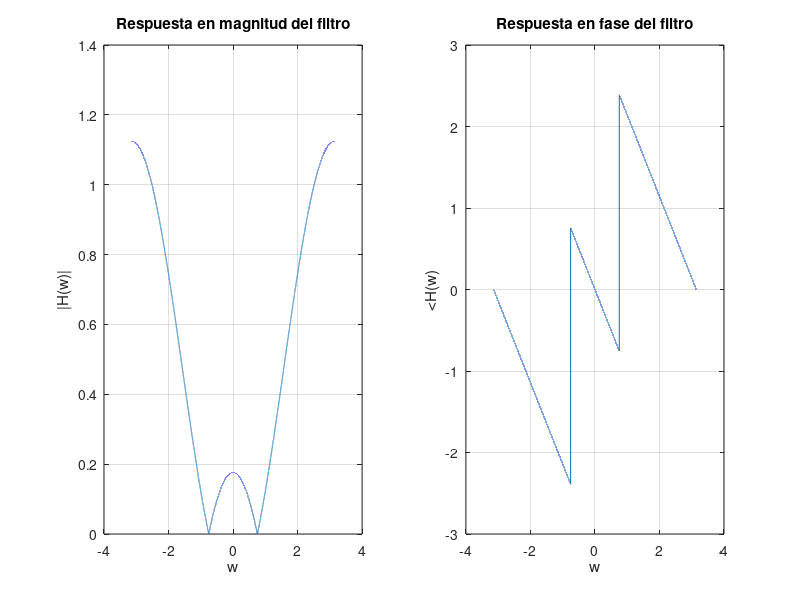
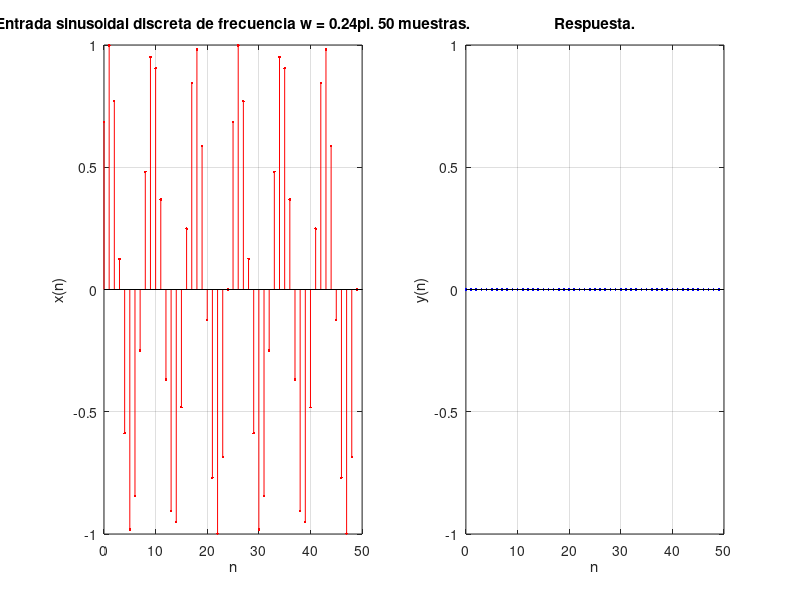
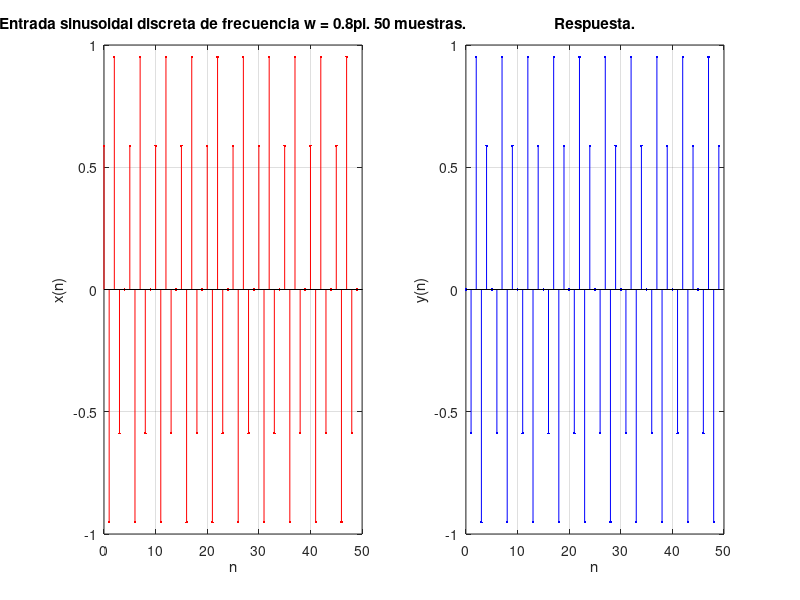

Recreate these plots in MATLAB, in order.
% Ejercicio 7
% Filtro ranura de sólo ceros (FIR).

w = -pi:0.0001:pi; % Frecuencia.

b0 = 1 ./(sqrt(2-2 .*cos(0.56*pi)).*sqrt(2-2 .*cos(1.04*pi))); % Ganancia.
w0 = 0.24*pi; % Angulo de los ceros conjugados.

% Funcion |H(w)|.
H = abs(b0).*sqrt((2-2.*cos(w-w0)).*(2-2.*cos(w+w0)));

% Funcion <H(w).
PH = atan((sin(w-w0))./(1-cos(w-w0)))+atan((sin(w+w0))./(1-cos(w+w0)));

% Salidas ante entradas.
M = 50; % Número muestras.

% Primer sinusoide.
w1 = w0; % Frecuencua de x(n).
H1 = abs(b0).*sqrt((2-2.*cos(w1-w0)).*(2-2.*cos(w1+w0))); % |H(w1)|.
%PH1 = atan((sin(w1-w0))./(1-cos(w1-w0)))+atan((sin(w1+w0))./(1-cos(w1+w0))); % <H(w1). Se indefine.
for (n = 1:1:M+1) % Formacion de las secuencias.
  x1(n) = sin(w1*n);
  y1(n) = H1*sin(w1*n);
  endfor

% Segundo sinusoide.
w2 = 0.8*pi; % Frecuencua de x(n).
H2 = abs(b0).*sqrt((2-2 .*cos(w2-w0)).*(2-2 .*cos(w2+w0))); % |H(w2)|.
PH2 = atan((sin(w2-w0))./(1-cos(w2-w0)))+atan((sin(w2+w0))./(1-cos(w2+w0))); % <H(w2).
for (n = 1:1:M+1) % Formacion de las secuencias.
  x2(n) = sin(w2*n);
  y2(n) = H2*sin(w2*n+PH2);
  endfor

% Graficas de H(w).
figure;
subplot(1,2,1);
plot(w, H);
grid;
title('Respuesta en magnitud del filtro');
xlabel('w');
ylabel('|H(w)|');
subplot(1,2,2);
plot(w, PH);
grid;
title('Respuesta en fase del filtro');
xlabel('w');
ylabel('<H(w)');

%  Graficas de salida 1.
% Se corren a n+1 para que empiece en n = 0 la graficacion.
figure;
subplot(1,2,1);
stem(n = 0:1:M-1, x1(n+1), 'r.');
grid;
title('Entrada sinusoidal discreta de frecuencia w = 0.24pi. 50 muestras.')
%axis([-1,26,-0.1,2.25]);
xlabel('n');
ylabel('x(n)');

subplot(1,2,2);
stem(n = 0:1:M-1, y1(n+1), 'b.');
grid;
title('Respuesta.')
%axis([-1,26,-0.1,2.25]);
xlabel('n');
ylabel('y(n)');

% Graficas de salida 2.
% Se corren a n+1 para que empiece en n = 0 la graficacion.
figure;
subplot(1,2,1);
stem(n = 0:1:M-1, x2(n+1), 'r.');
grid;
title('Entrada sinusoidal discreta de frecuencia w = 0.8pi. 50 muestras.')
%axis([-1,26,-0.1,2.25]);
xlabel('n');
ylabel('x(n)');

subplot(1,2,2);
stem(n = 0:1:M-1, y2(n+1), 'b.');
grid;
title('Respuesta.')
%axis([-1,26,-0.1,2.25]);
xlabel('n');
ylabel('y(n)');